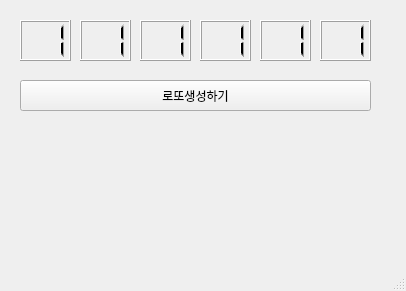
<?xml version="1.0" encoding="UTF-8"?>
<ui version="4.0">
 <class>MainWindow</class>
 <widget class="QMainWindow" name="MainWindow">
  <property name="geometry">
   <rect>
    <x>0</x>
    <y>0</y>
    <width>406</width>
    <height>291</height>
   </rect>
  </property>
  <property name="windowTitle">
   <string>MainWindow</string>
  </property>
  <widget class="QWidget" name="centralwidget">
   <widget class="QLCDNumber" name="ln1">
    <property name="geometry">
     <rect>
      <x>20</x>
      <y>20</y>
      <width>51</width>
      <height>41</height>
     </rect>
    </property>
    <property name="digitCount">
     <number>2</number>
    </property>
    <property name="intValue" stdset="0">
     <number>1</number>
    </property>
   </widget>
   <widget class="QLCDNumber" name="ln2">
    <property name="geometry">
     <rect>
      <x>80</x>
      <y>20</y>
      <width>51</width>
      <height>41</height>
     </rect>
    </property>
    <property name="digitCount">
     <number>2</number>
    </property>
    <property name="intValue" stdset="0">
     <number>1</number>
    </property>
   </widget>
   <widget class="QLCDNumber" name="ln3">
    <property name="geometry">
     <rect>
      <x>140</x>
      <y>20</y>
      <width>51</width>
      <height>41</height>
     </rect>
    </property>
    <property name="digitCount">
     <number>2</number>
    </property>
    <property name="intValue" stdset="0">
     <number>1</number>
    </property>
   </widget>
   <widget class="QLCDNumber" name="ln4">
    <property name="geometry">
     <rect>
      <x>200</x>
      <y>20</y>
      <width>51</width>
      <height>41</height>
     </rect>
    </property>
    <property name="digitCount">
     <number>2</number>
    </property>
    <property name="intValue" stdset="0">
     <number>1</number>
    </property>
   </widget>
   <widget class="QLCDNumber" name="ln5">
    <property name="geometry">
     <rect>
      <x>260</x>
      <y>20</y>
      <width>51</width>
      <height>41</height>
     </rect>
    </property>
    <property name="digitCount">
     <number>2</number>
    </property>
    <property name="intValue" stdset="0">
     <number>1</number>
    </property>
   </widget>
   <widget class="QLCDNumber" name="ln6">
    <property name="geometry">
     <rect>
      <x>320</x>
      <y>20</y>
      <width>51</width>
      <height>41</height>
     </rect>
    </property>
    <property name="digitCount">
     <number>2</number>
    </property>
    <property name="intValue" stdset="0">
     <number>1</number>
    </property>
   </widget>
   <widget class="QPushButton" name="pb">
    <property name="geometry">
     <rect>
      <x>20</x>
      <y>80</y>
      <width>351</width>
      <height>31</height>
     </rect>
    </property>
    <property name="text">
     <string>로또생성하기</string>
    </property>
   </widget>
  </widget>
  <widget class="QMenuBar" name="menubar">
   <property name="geometry">
    <rect>
     <x>0</x>
     <y>0</y>
     <width>406</width>
     <height>21</height>
    </rect>
   </property>
  </widget>
  <widget class="QStatusBar" name="statusbar"/>
 </widget>
 <resources/>
 <connections/>
</ui>
